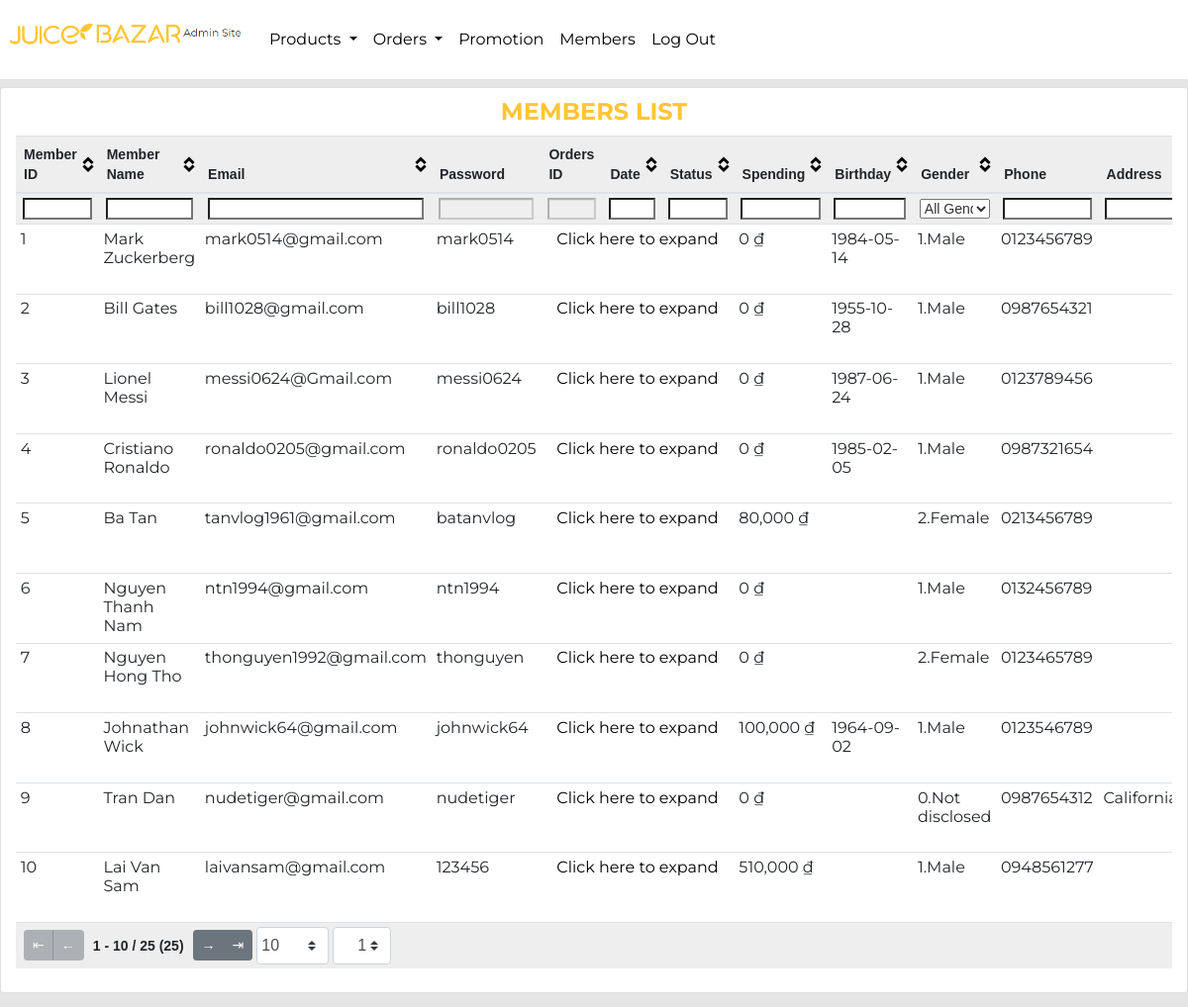
Before: /admin/public/admin-members.php (signed in) with the older database file.
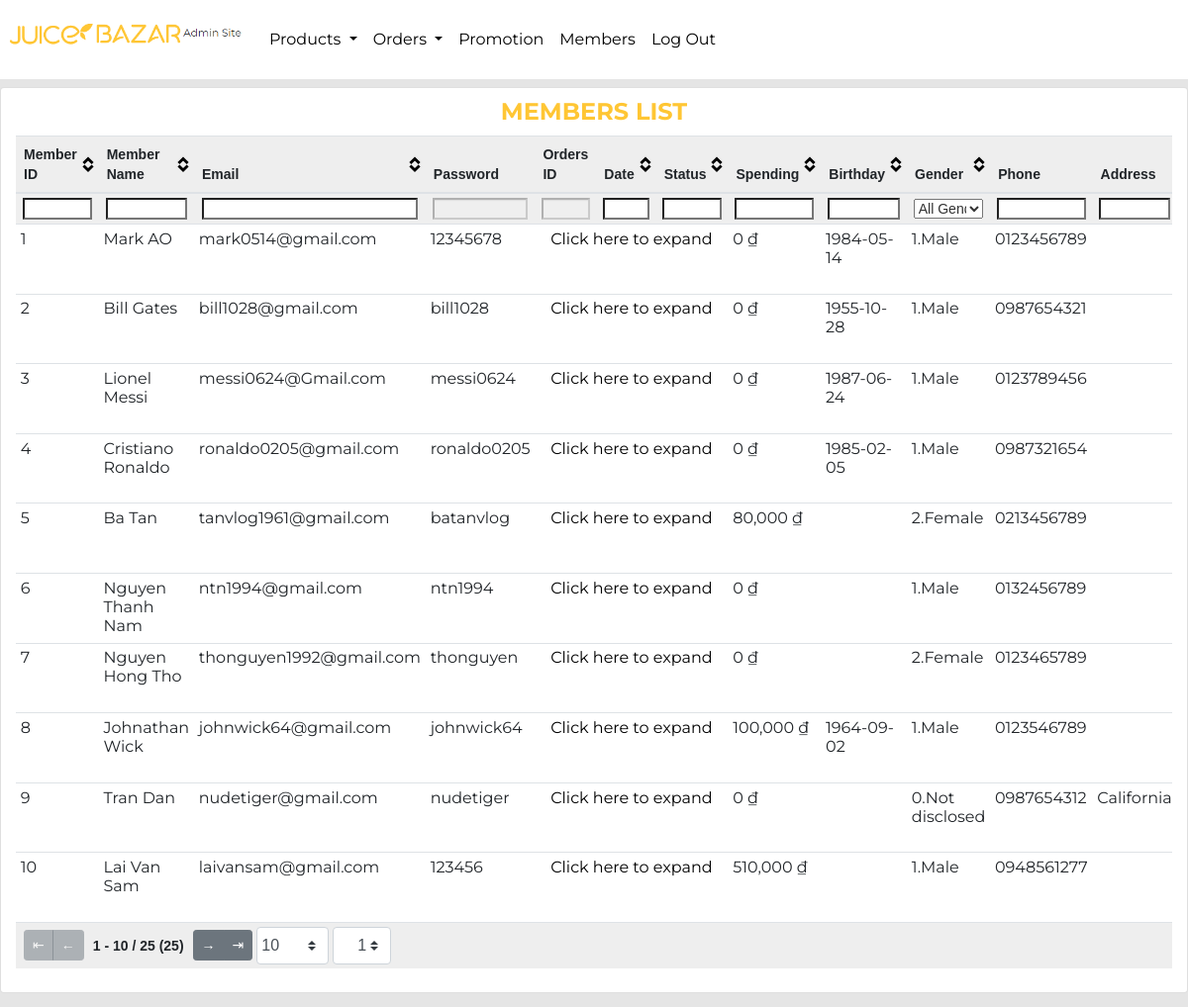
After: the same page with the newer database file.
### tables this page shows
CREATE TABLE `member` (
  `MemberId` int(11) NOT NULL,
  `Email` varchar(100) NOT NULL,
  `Pass` varchar(32) NOT NULL,
  `Name` varchar(50) NOT NULL,
  `Birthday` date DEFAULT NULL,
  `Gender` tinyint(1) NOT NULL DEFAULT 0,
  `Status` tinyint(1) NOT NULL DEFAULT 1,
  `Phone` varchar(10) NOT NULL,
  `Address` varchar(255) DEFAULT NULL
);

### admin/public/admin-members.php (called while the page is built, shortened)
<?php
if (!empty($_SESSION['admin'])) {
    include_once __DIR__ . '/../include/DatabaseConnection.php';
    include_once __DIR__ . '/../include/DatabaseFunctions.php';
    try {
        $members = getMembers($pdo);
        include __DIR__ . '/../templates/admin-members.html.php';
    } catch (PDOException $e) {
        $title = 'An error has occurred';
        $output = 'Database error: ' . $e->getMessage() . ' in ' .
            $e->getFile() . ':' . $e->getLine();
    }
} else {
    header('location: index.php');
}
include __DIR__ . '/../templates/layout.html.php';

### admin/include/DatabaseFunctions.php (called while the page is built, shortened)
<?php
function query($pdo, $sql, $parameters = [])
{
    $query = $pdo->prepare($sql);
    $query->execute($parameters);
    return $query;
}
function getMembers($pdo)
{
    $sql = 'SELECT * FROM `member` WHERE `MemberId` > 0 ';
    $results = query($pdo, $sql)->fetchAll();
    $members = [];
    foreach ($results as $result) {
        $items = getMemberOrders($pdo, $result['MemberId']);
        $Spending = 0;
        foreach ($items as $item) {
            $Spending += ($item['Status'] == 3) ? ($item['Spending']) : 0;
        }
        $members[] = [
            'MemberId' => $result['MemberId'],
            'Email' => $result['Email'],
            'Name' => $result['Name'],
            'Pass' => $result['Pass'],
            'Birthday' => $result['Birthday'],
            'Gender' => $result['Gender'],
            'Status' => $result['Status'],
            'Phone' => $result['Phone'],
            'Address' => $result['Address'],
            'Items' => $items,
            'Spending' => $Spending
        ];
    }
    return $members;
}
function getMemberOrders($pdo, $id)
{
    $sql = 'SELECT o.`OrderId`, o.`PurchaseDate`, o.`Status`, SUM(od.`Quantity`* od.`SalePrice`) as `Spending` FROM `orders` o JOIN `orderdetail` od ON o.`OrderId` = od.`OrderId` WHERE o.`MemberId` = :id GROUP BY o.`OrderId` ';
    $parameters = [':id' => $id];
    $results = query($pdo, $sql, $parameters)->fetchAll();
    $dummy = [];
    $dummy[] = [
        'OrderId' => null,
        'PurchaseDate' => null,
        'Status' => null,
        'Spending' => null
    ];
    if ($results != null) {
        return $results;
    } else {
        return $dummy;
    }
}

### admin/templates/admin-members.html.php (the view, shortened to what the changed rows need)
<div class="page-section card col-12 py-2">
    <div class="table-wrapper">
        <table class="table table-hover table-sm tablesorter" id='orderTable'>
            <thead>
                <tr>
                    <th scope="col" style="width: 50px" class="filter-exact">Member ID</th>
                    <th scope="col" style="">Member Name</th>
                    <th scope="col" style="">Email</th>
                    <th scope="col" class="sorter-false filter-false">Password</th>
                    <th scope="col" style="width: 50px" class="sorter-false filter-false">Orders ID</th>
                    <th scope="col" class="">Date</th>
                    <th scope="col" class="">Status</th>
                    <th scope="col" class="">Spending</th>
                    <th scope="col" style="" class="">Birthday</th>
                    <th scope="col" style="" class="filter-select filter-exact" data-placeholder="All Gender">Gender</th>
                    <th scope="col" style="" class="sorter-false">Phone</th>
                    <th scope="col" style="" class="sorter-false">Address</th>
                </tr>
            </thead>
            <tbody>
                <?php foreach ($members as $member) : ?>
                    <tr>
                        <td><?= $member['MemberId'] ?></td>
                        <td><?= $member['Name'] ?></td>
                        <td><?= $member['Email'] ?></td>
                        <td><?= $member['Pass'] ?></td>
                        <td colspan=3 class="text-center"><a href="#" class="toggle admin-link d-block" style="height: 60px">Click here to expand</a></td>
                        <td><?= number_format($member['Spending']) ?> ₫</td>
                        <td><?= $member['Birthday'] ?></td>
                        <td><?php switch ($member['Gender']) {
                                    case 0:
                                        echo '0.Not disclosed';
                                        break;
                                    case 1:
                                        echo '1.Male';
                                        break;
                                    case 2:
                                        echo '2.Female';
                                        break;
                                } ?></td>
                        <td><?= $member['Phone'] ?></td>
                        <td><?= $member['Address'] ?></td>
                    </tr>
                <?php endforeach; ?>
            </tbody>
            <tfoot>
                <tr>
                    <th colspan="15" class="ts-pager">
                        <div class="form-inline">
                            <div class="btn-group btn-group-sm mx-1" role="group">
                                <button type="button" class="btn btn-secondary first" title="first">⇤</button>
                                <button type="button" class="btn btn-secondary prev" title="previous">←</button>
                            </div>
                            <span class="pagedisplay"></span>
                            <div class="btn-group btn-group-sm mx-1" role="group">
                                <button type="button" class="btn btn-secondary next" title="next">→</button>
                                <button type="button" class="btn btn-secondary last" title="last">⇥</button>
                            </div>
                            <select class="form-control-sm custom-select px-1 pagesize" title="Select page size">
                                <option selected="selected" value="10">10</option>
                            </select>
                            <select class="form-control-sm custom-select px-4 mx-1 pagenum" title="Select page number"></select>
                        </div>
                    </th>
                </tr>
            </tfoot>
        </table>
    </div>
</div>

Changed rows visible on the page:
changed member "mark0514@gmail.com": Name "Mark Zuckerberg" → "Mark AO"; Pass "mark0514" → "12345678"
